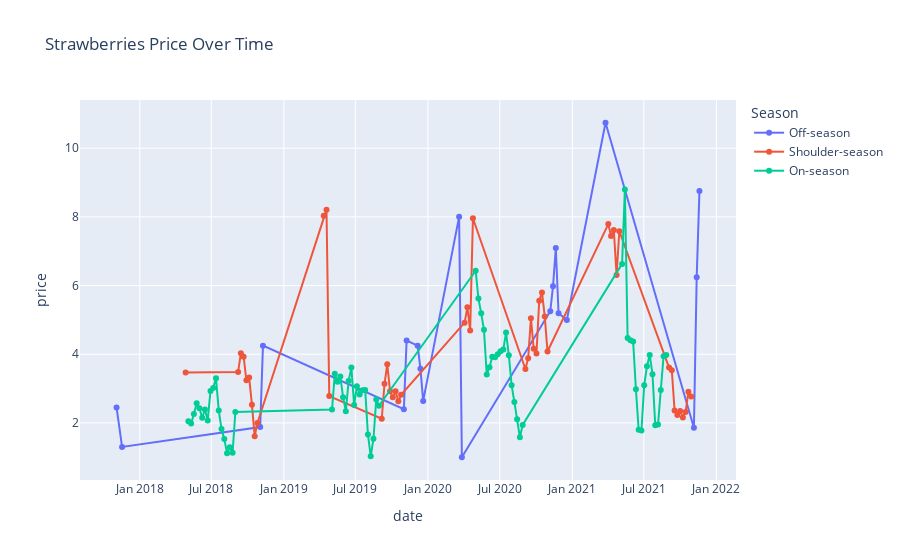

The cell this chart's notebook holds for it:
### Markdown cell above
# On-season (Peach Bars)

Price Range: The most frequent prices fall between £2 and £4, forming a clear, centralized peak.

This suggests stable and affordable pricing, likely due to abundant supply during peak harvest months (May to August, in this case).

High-yield months help drive prices down — growers and suppliers have more stock, pushing market prices lower.

Business Insight:

This is a prime time to promote strawberries due to lower procurement costs.

Marketing efforts (like seasonal discounts or bundles) are well-supported during this time.

# Off-season (Blue Bars)

Price Spread: The price distribution is more dispersed, with fewer entries at the low end and several outliers going above £6–£10.

This indicates limited supply due to seasonal unavailability — strawberries likely need to be imported or grown in controlled environments, increasing costs.

The reduced frequency also shows these prices occur less often, but when they do, they tend to be expensive.

Business Insight:

Cost of sourcing increases off-season. Retailers may face tighter margins unless passing costs to consumers.

# Shoulder-season (Green Bars)

Widest Range: Prices fluctuate widely — from affordable (~£2) to some of the highest values (over £10).

Interpretation:

Reflects a transitional period in production and availability — between early and late harvests or between import/export cycles.

Price volatility is higher due to uncertain supply, weather conditions, or global market adjustments.

Business Insight:

Shoulder seasons are unpredictable, so pricing strategies need to be more flexible.

A good time to test dynamic pricing or run targeted promotions when prices are temporarily low.

Might require closer supplier communication to anticipate fluctuations.

### Code cell
# Interactive chart line for better visualization and specific points
fig = px.line(strawberries, x='date', y='price', color='Season', 
              title='Strawberries Price Over Time',
              markers=True) # Add markers for each data point
fig.show()

# Save static (for GitHub rendering)
fig.write_image("Strawberries_price_over_time.png")

### Figure 1 — Plotly figure (JSON) as saved in the notebook; plotly's stock layout.template omitted (floating-point values rounded to 4 significant figures)
{"data": [{"hovertemplate": "Season=Off-season<br>date=%{x}<br>price=%{y}<extra></extra>", "legendgroup": "Off-season", "line": {"color": "#636efa", "dash": "solid"}, "marker": {"symbol": "circle"}, "mode": "lines+markers", "name": "Off-season", "orientation": "v", "showlegend": true, "type": "scatter", "x": ["2017-11-03T00:00:00", "2017-11-17T00:00:00", "2018-11-02T00:00:00", "2018-11-09T00:00:00", "2019-11-01T00:00:00", "2019-11-08T00:00:00", "2019-12-06T00:00:00", "2019-12-13T00:00:00", "2019-12-20T00:00:00", "2020-03-20T00:00:00", "2020-03-27T00:00:00", "2020-11-06T00:00:00", "2020-11-13T00:00:00", "2020-11-20T00:00:00", "2020-11-27T00:00:00", "2020-12-18T00:00:00", "2021-03-26T00:00:00", "2021-11-05T00:00:00", "2021-11-12T00:00:00", "2021-11-19T00:00:00"], "xaxis": "x", "y": [2.45, 1.3, 1.88, 4.25, 2.4, 4.4, 4.25, 3.58, 2.64, 8.0, 1.0, 5.25, 5.98, 7.09, 5.19, 5.0, 10.74, 1.86, 6.24, 8.75], "yaxis": "y"}, {"hovertemplate": "Season=Shoulder-season<br>date=%{x}<br>price=%{y}<extra></extra>", "legendgroup": "Shoulder-season", "line": {"color": "#EF553B", "dash": "solid"}, "marker": {"symbol": "circle"}, "mode": "lines+markers", "name": "Shoulder-season", "orientation": "v", "showlegend": true, "type": "scatter", "x": ["2018-04-27T00:00:00", "2018-09-07T00:00:00", "2018-09-14T00:00:00", "2018-09-21T00:00:00", "2018-09-28T00:00:00", "2018-10-05T00:00:00", "2018-10-12T00:00:00", "2018-10-19T00:00:00", "2018-10-26T00:00:00", "2019-04-12T00:00:00", "2019-04-19T00:00:00", "2019-04-26T00:00:00", "2019-09-06T00:00:00", "2019-09-13T00:00:00", "2019-09-20T00:00:00", "2019-09-27T00:00:00", "2019-10-04T00:00:00", "2019-10-11T00:00:00", "2019-10-18T00:00:00", "2019-10-25T00:00:00", "2020-04-03T00:00:00", "2020-04-10T00:00:00", "2020-04-17T00:00:00", "2020-04-24T00:00:00", "2020-09-04T00:00:00", "2020-09-11T00:00:00", "2020-09-18T00:00:00", "2020-09-25T00:00:00", "2020-10-02T00:00:00", "2020-10-09T00:00:00", "2020-10-16T00:00:00", "2020-10-23T00:00:00", "2020-10-30T00:00:00", "2021-04-02T00:00:00", "2021-04-09T00:00:00", "2021-04-16T00:00:00", "2021-04-23T00:00:00", "2021-04-30T00:00:00", "2021-09-03T00:00:00", "2021-09-10T00:00:00", "2021-09-17T00:00:00", "2021-09-24T00:00:00", "2021-10-01T00:00:00", "2021-10-08T00:00:00", "2021-10-15T00:00:00", "2021-10-22T00:00:00", "2021-10-29T00:00:00"], "xaxis": "x", "y": [3.47, 3.48, 4.03, 3.93, 3.24, 3.32, 2.53, 1.61, 2.0, 8.03, 8.21, 2.78, 2.12, 3.14, 3.71, 2.92, 2.75, 2.92, 2.63, 2.82, 4.92, 5.37, 4.69, 7.96, 3.57, 3.88, 5.05, 4.16, 4.02, 5.56, 5.8, 5.1, 4.08, 7.79, 7.44, 7.62, 6.31, 7.58, 3.61, 3.53, 2.36, 2.23, 2.35, 2.16, 2.32, 2.91, 2.77], "yaxis": "y"}, {"hovertemplate": "Season=On-season<br>date=%{x}<br>price=%{y}<extra></extra>", "legendgroup": "On-season", "line": {"color": "#00cc96", "dash": "solid"}, "marker": {"symbol": "circle"}, "mode": "lines+markers", "name": "On-season", "orientation": "v", "showlegend": true, "type": "scatter", "x": ["2018-05-04T00:00:00", "2018-05-11T00:00:00", "2018-05-18T00:00:00", "2018-05-25T00:00:00", "2018-06-01T00:00:00", "2018-06-08T00:00:00", "2018-06-15T00:00:00", "2018-06-22T00:00:00", "2018-06-29T00:00:00", "2018-07-06T00:00:00", "2018-07-13T00:00:00", "2018-07-20T00:00:00", "2018-07-27T00:00:00", "2018-08-03T00:00:00", "2018-08-10T00:00:00", "2018-08-17T00:00:00", "2018-08-24T00:00:00", "2018-08-31T00:00:00", "2019-05-03T00:00:00", "2019-05-10T00:00:00", "2019-05-17T00:00:00", "2019-05-24T00:00:00", "2019-05-31T00:00:00", "2019-06-07T00:00:00", "2019-06-14T00:00:00", "2019-06-21T00:00:00", "2019-06-28T00:00:00", "2019-07-05T00:00:00", "2019-07-12T00:00:00", "2019-07-19T00:00:00", "2019-07-26T00:00:00", "2019-08-02T00:00:00", "2019-08-09T00:00:00", "2019-08-16T00:00:00", "2019-08-23T00:00:00", "2019-08-30T00:00:00", "2020-05-01T00:00:00", "2020-05-08T00:00:00", "2020-05-15T00:00:00", "2020-05-22T00:00:00", "2020-05-29T00:00:00", "2020-06-05T00:00:00", "2020-06-12T00:00:00", "2020-06-19T00:00:00", "2020-06-26T00:00:00", "2020-07-03T00:00:00", "2020-07-10T00:00:00", "2020-07-17T00:00:00", "2020-07-24T00:00:00", "2020-07-31T00:00:00", "2020-08-07T00:00:00", "2020-08-14T00:00:00", "2020-08-21T00:00:00", "2020-08-28T00:00:00", "2021-05-07T00:00:00", "2021-05-14T00:00:00", "2021-05-21T00:00:00", "2021-05-28T00:00:00", "2021-06-04T00:00:00", "2021-06-11T00:00:00", "2021-06-18T00:00:00", "2021-06-25T00:00:00", "2021-07-02T00:00:00", "2021-07-09T00:00:00", "2021-07-16T00:00:00", "2021-07-23T00:00:00", "2021-07-30T00:00:00", "2021-08-06T00:00:00", "2021-08-13T00:00:00", "2021-08-20T00:00:00", "2021-08-27T00:00:00"], "xaxis": "x", "y": [2.05, 1.98, 2.26, 2.57, 2.43, 2.15, 2.39, 2.07, 2.93, 3.02, 3.3, 2.36, 1.82, 1.53, 1.12, 1.29, 1.13, 2.32, 2.39, 3.43, 3.2, 3.35, 2.75, 2.34, 3.22, 3.61, 2.52, 3.07, 2.83, 2.95, 2.96, 1.66, 1.03, 1.54, 2.68, 2.5, 6.43, 5.62, 5.19, 4.71, 3.41, 3.62, 3.93, 3.91, 4.0, 4.09, 4.14, 4.63, 3.97, 3.1, 2.61, 2.11, 1.58, 1.94, 6.63, 8.8, 4.47, 4.41, 4.37, 2.98, 1.8, 1.78, 3.1, 3.65, 3.98, 3.42, 1.93, 1.95, 2.96, 3.94, 3.98], "yaxis": "y"}], "layout": {"legend": {"title": {"text": "Season"}, "tracegroupgap": 0}, "title": {"text": "Strawberries Price Over Time"}, "xaxis": {"anchor": "y", "domain": [0, 1], "title": {"text": "date"}}, "yaxis": {"anchor": "x", "domain": [0, 1], "title": {"text": "price"}}}}
